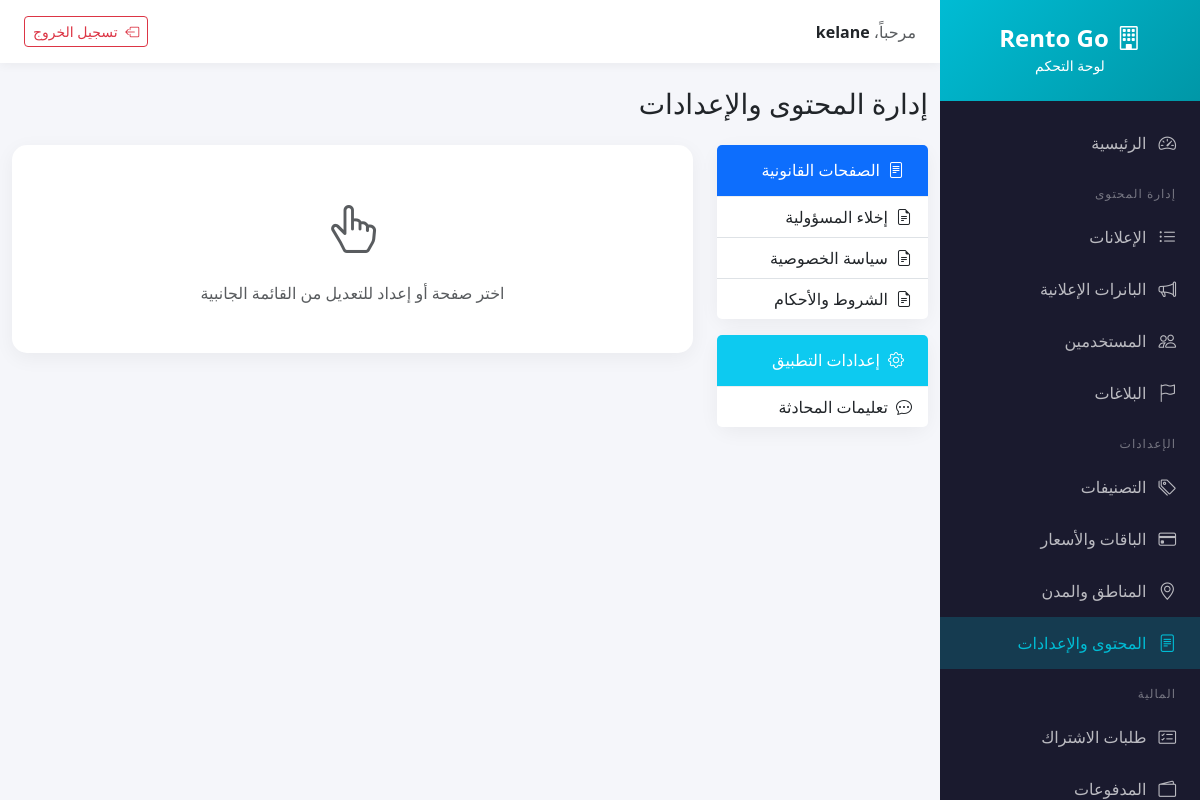
Screenshot of /deploy/admin/pages.php (signed in) with the database file from the repository.
### tables this page shows
CREATE TABLE `cms_pages` (
  `id` int(10) UNSIGNED NOT NULL,
  `slug` varchar(100) NOT NULL,
  `title_ar` varchar(255) NOT NULL,
  `title_en` varchar(255) NOT NULL,
  `title_he` varchar(255) NOT NULL,
  `content_ar` longtext DEFAULT NULL,
  `content_en` longtext DEFAULT NULL,
  `content_he` longtext DEFAULT NULL,
  `is_active` tinyint(1) DEFAULT 1,
  `created_at` timestamp NOT NULL DEFAULT current_timestamp(),
  `updated_at` timestamp NOT NULL DEFAULT current_timestamp() ON UPDATE current_timestamp()
);

### deploy/backend/config/database.php (called while the page is built, shortened)
<?php
class Database {
    private static $instance = null;
    private $connection;
    private function __construct() {
        try {
            $dsn = "mysql:host=" . DB_HOST . ";dbname=" . DB_NAME . ";charset=" . DB_CHARSET;
            $options = [
                PDO::ATTR_ERRMODE => PDO::ERRMODE_EXCEPTION,
                PDO::ATTR_DEFAULT_FETCH_MODE => PDO::FETCH_ASSOC,
                PDO::ATTR_EMULATE_PREPARES => false,
            ];
            $this->connection = new PDO($dsn, DB_USER, DB_PASS, $options);
            $this->connection->exec("SET time_zone = '+02:00'");
        } catch (PDOException $e) {
            throw new Exception("Database connection failed: " . $e->getMessage());
        }
    }
    public static function getInstance() {
        if (self::$instance === null) {
            self::$instance = new self();
        }
        return self::$instance;
    }
    public function query($sql, $params = []) {
        $stmt = $this->connection->prepare($sql);
        $stmt->execute($params);
        return $stmt;
    }
    public function fetchAll($sql, $params = []) {
        return $this->query($sql, $params)->fetchAll();
    }
}

### deploy/admin/pages.php (the view, shortened to what this page needs)
<?php
require_once __DIR__ . '/../backend/config/database.php';
$db = Database::getInstance();
$pages = $db->fetchAll("SELECT * FROM cms_pages ORDER BY slug");
$editPage = null;
include 'includes/header.php';
?>
<div class="container-fluid py-4">
    <h1 class="h3 mb-4">إدارة المحتوى والإعدادات</h1>
    <div class="row g-4">
        <div class="col-md-3">
            <div class="card mb-3">
                <div class="card-header bg-primary text-white">
                    <h6 class="mb-0"><i class="bi bi-file-text me-2"></i>الصفحات القانونية</h6>
                </div>
                <div class="list-group list-group-flush">
                    <?php foreach ($pages as $page): ?>
                    <a href="?edit=<?= $page['slug'] ?>&type=cms"
                       class="list-group-item list-group-item-action <?= ($editPage['slug'] ?? '') === $page['slug'] && !($editPage['is_setting'] ?? false) ? 'active' : '' ?>">
                        <i class="bi bi-file-earmark-text me-2"></i><?= htmlspecialchars($page['title_ar']) ?>
                    </a>
                    <?php endforeach; ?>
                </div>
            </div>
            <div class="card">
                <div class="card-header bg-info text-white">
                    <h6 class="mb-0"><i class="bi bi-gear me-2"></i>إعدادات التطبيق</h6>
                </div>
                <div class="list-group list-group-flush">
                    <a href="?edit=chat_instructions&type=setting"
                       class="list-group-item list-group-item-action <?= ($editPage['slug'] ?? '') === 'chat_instructions' && ($editPage['is_setting'] ?? false) ? 'active' : '' ?>">
                        <i class="bi bi-chat-dots me-2"></i>تعليمات المحادثة
                    </a>
                </div>
            </div>
        </div>
        <div class="col-md-9">
            <?php if ($editPage): ?>
            <div class="card">
                <div class="card-header">
                    <h5 class="mb-0">
                        <?php if ($editPage['is_setting'] ?? false): ?>
                            <i class="bi bi-gear me-2"></i>
                        <?php else: ?>
                            <i class="bi bi-file-earmark-text me-2"></i>
                        <?php endif; ?>
                        تعديل: <?= htmlspecialchars($editPage['title_ar']) ?>
                    </h5>
                </div>
                <div class="card-body">
                    <form method="POST">
                        <?php if ($editPage['is_setting'] ?? false): ?>
                            <input type="hidden" name="type" value="setting">
                            <input type="hidden" name="setting_key" value="<?= htmlspecialchars($editPage['slug']) ?>">
                            <ul class="nav nav-tabs mb-3" role="tablist">
                                <li class="nav-item"><a class="nav-link active" data-bs-toggle="tab" href="#ar">العربية</a></li>
                                <li class="nav-item"><a class="nav-link" data-bs-toggle="tab" href="#en">English</a></li>
                                <li class="nav-item"><a class="nav-link" data-bs-toggle="tab" href="#he">עברית</a></li>
                            </ul>
                            <div class="tab-content">
                                <div class="tab-pane fade show active" id="ar">
                                    <div class="mb-3">
                                        <label class="form-label">المحتوى بالعربية</label>
                                        <textarea name="value_ar" class="form-control" rows="10" dir="rtl"><?= htmlspecialchars($editPage['value_ar'] ?? '') ?></textarea>
                                    </div>
                                </div>
                                <div class="tab-pane fade" id="en">
                                    <div class="mb-3">
                                        <label class="form-label">Content in English</label>
                                        <textarea name="value_en" class="form-control" rows="10" dir="ltr"><?= htmlspecialchars($editPage['value_en'] ?? '') ?></textarea>
                                    </div>
                                </div>
                                <div class="tab-pane fade" id="he">
                                    <div class="mb-3">
                                        <label class="form-label">תוכן בעברית</label>
                                        <textarea name="value_he" class="form-control" rows="10" dir="rtl"><?= htmlspecialchars($editPage['value_he'] ?? '') ?></textarea>
                                    </div>
                                </div>
                            </div>
                        <?php else: ?>
                            <input type="hidden" name="type" value="cms">
                            <input type="hidden" name="slug" value="<?= htmlspecialchars($editPage['slug']) ?>">
                            <ul class="nav nav-tabs mb-3" role="tablist">
                                <li class="nav-item"><a class="nav-link active" data-bs-toggle="tab" href="#ar">العربية</a></li>
                                <li class="nav-item"><a class="nav-link" data-bs-toggle="tab" href="#en">English</a></li>
                                <li class="nav-item"><a class="nav-link" data-bs-toggle="tab" href="#he">עברית</a></li>
                            </ul>
                            <div class="tab-content">
                                <div class="tab-pane fade show active" id="ar">
                                    <div class="mb-3">
                                        <label class="form-label">العنوان</label>
                                        <input type="text" name="title_ar" class="form-control" value="<?= htmlspecialchars($editPage['title_ar']) ?>">
                                    </div>
                                    <div class="mb-3">
                                        <label class="form-label">المحتوى</label>
                                        <textarea name="content_ar" class="form-control" rows="15"><?= htmlspecialchars($editPage['content_ar'] ?? '') ?></textarea>
                                    </div>
                                </div>
                                <div class="tab-pane fade" id="en">
                                    <div class="mb-3">
                                        <label class="form-label">Title</label>
                                        <input type="text" name="title_en" class="form-control" value="<?= htmlspecialchars($editPage['title_en'] ?? '') ?>">
                                    </div>
                                    <div class="mb-3">
                                        <label class="form-label">Content</label>
                                        <textarea name="content_en" class="form-control" rows="15"><?= htmlspecialchars($editPage['content_en'] ?? '') ?></textarea>
                                    </div>
                                </div>
                                <div class="tab-pane fade" id="he" dir="rtl">
                                    <div class="mb-3">
                                        <label class="form-label">כותרת</label>
                                        <input type="text" name="title_he" class="form-control" value="<?= htmlspecialchars($editPage['title_he'] ?? '') ?>">
                                    </div>
                                    <div class="mb-3">
                                        <label class="form-label">תוכן</label>
                                        <textarea name="content_he" class="form-control" rows="15"><?= htmlspecialchars($editPage['content_he'] ?? '') ?></textarea>
                                    </div>
                                </div>
                            </div>
                        <?php endif; ?>
                        <button type="submit" class="btn btn-primary">
                            <i class="bi bi-save me-1"></i> حفظ التغييرات
                        </button>
                    </form>
                </div>
            </div>
            <?php else: ?>
            <div class="card">
                <div class="card-body text-center text-muted py-5">
                    <i class="bi bi-hand-index-thumb" style="font-size: 3rem;"></i>
                    <p class="mt-3 mb-0">اختر صفحة أو إعداد للتعديل من القائمة الجانبية</p>
                </div>
            </div>
            <?php endif; ?>
        </div>
    </div>
</div>
<?php include 'includes/footer.php'; ?>

### deploy/admin/includes/header.php (style rules this page uses)
:root { --teal: #00bcd4; --teal-dark: #0097a7; --dark-bg: #1a1a2e; --sidebar-width: 260px; }
body { font-family: 'Segoe UI', Tahoma, Geneva, Verdana, sans-serif; background-color: #f5f6fa; }
.card { border: none; border-radius: 15px; box-shadow: 0 5px 20px rgba(0,0,0,0.05); }
.card-header { background: white; border-bottom: 1px solid #eee; padding: 1rem 1.5rem; }

### rows the page displays
cms_pages: title_ar "إخلاء المسؤولية"
cms_pages: title_ar "سياسة الخصوصية"
cms_pages: title_ar "الشروط والأحكام"

### other values shown
$_SESSION['admin_name'] "kelane"
